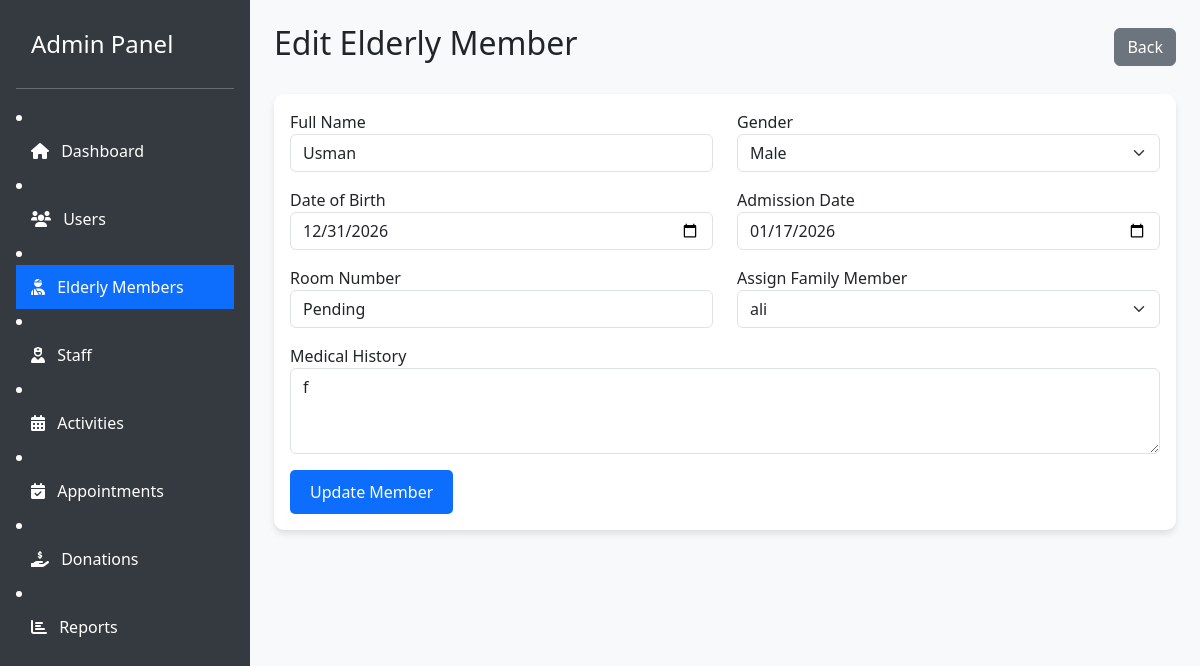
The app's page /admin/edit_elderly.php?id=2 (signed in) with its own data.
### tables this page shows
CREATE TABLE `elderly_members` (
  `id` int(11) NOT NULL,
  `name` varchar(100) NOT NULL,
  `dob` date NOT NULL,
  `gender` enum('Male','Female','Other') NOT NULL,
  `admission_date` date NOT NULL,
  `medical_history` text DEFAULT NULL,
  `emergency_contact` varchar(100) DEFAULT NULL,
  `family_member_id` int(11) DEFAULT NULL,
  `room_no` varchar(20) DEFAULT NULL,
  `created_at` timestamp NOT NULL DEFAULT current_timestamp()
);

### admin/edit_elderly.php (the view, shortened to what this page needs)
<?php
require_once '../config.php';
$id = intval($_GET['id']);
$query = "SELECT * FROM elderly_members WHERE id=$id";
$result = mysqli_query($conn, $query);
$elderly = mysqli_fetch_assoc($result);
?>
<!DOCTYPE html>
<html lang="en">
<head>
    <link href="https://cdn.jsdelivr.net/npm/bootstrap@5.3.0/dist/css/bootstrap.min.css" rel="stylesheet">
    <link rel="stylesheet" href="../assets/css/style.css">
    <link href="https://cdnjs.cloudflare.com/ajax/libs/font-awesome/6.0.0/css/all.min.css" rel="stylesheet">
</head>
<body>
<div class="d-flex">
    <div class="sidebar d-flex flex-column flex-shrink-0 p-3 text-white" style="width: 250px;">
        <a href="dashboard.php" class="d-flex align-items-center mb-3 mb-md-0 me-md-auto text-white text-decoration-none">
            <span class="fs-4">Admin Panel</span>
        </a>
        <hr>
            <li><a href="dashboard.php" class="nav-link text-white"><i class="fas fa-home me-2"></i> Dashboard</a></li>
            <li><a href="manage_users.php" class="nav-link text-white"><i class="fas fa-users me-2"></i> Users</a></li>
            <li><a href="manage_elderly.php" class="nav-link active"><i class="fas fa-user-injured me-2"></i> Elderly Members</a></li>
            <li><a href="manage_staff.php" class="nav-link text-white"><i class="fas fa-user-nurse me-2"></i> Staff</a></li>
            <li><a href="manage_activities.php" class="nav-link text-white"><i class="fas fa-calendar-alt me-2"></i> Activities</a></li>
            <li><a href="manage_appointments.php" class="nav-link text-white"><i class="fas fa-calendar-check me-2"></i> Appointments</a></li>
            <li><a href="manage_donations.php" class="nav-link text-white"><i class="fas fa-hand-holding-usd me-2"></i> Donations</a></li>
             <li><a href="reports.php" class="nav-link text-white"><i class="fas fa-chart-bar me-2"></i> Reports</a></li>
    </div>
    <div class="flex-grow-1 p-4 bg-light">
        <div class="d-flex justify-content-between align-items-center mb-4">
            <h2>Edit Elderly Member</h2>
            <a href="manage_elderly.php" class="btn btn-secondary">Back</a>
        </div>
        <div class="card">
            <div class="card-body">
                <form method="POST">
                    <div class="row">
                        <div class="col-md-6 mb-3">
                            <label>Full Name</label>
                            <input type="text" name="name" class="form-control" value="<?php echo $elderly['name']; ?>" required>
                        </div>
                        <div class="col-md-6 mb-3">
                            <label>Gender</label>
                            <select name="gender" class="form-select">
                                <option <?php if($elderly['gender'] == 'Male') echo 'selected'; ?>>Male</option>
                            </select>
                        </div>
                        <div class="col-md-6 mb-3">
                            <label>Date of Birth</label>
                            <input type="date" name="dob" class="form-control" value="<?php echo $elderly['dob']; ?>" required>
                        </div>
                        <div class="col-md-6 mb-3">
                            <label>Admission Date</label>
                            <input type="date" name="admission_date" class="form-control" value="<?php echo $elderly['admission_date']; ?>" required>
                        </div>
                        <div class="col-md-6 mb-3">
                            <label>Room Number</label>
                            <input type="text" name="room_no" class="form-control" value="<?php echo $elderly['room_no']; ?>" required>
                        </div>
                        <div class="col-md-6 mb-3">
                            <label>Assign Family Member</label>
                            <select name="family_id" class="form-select">
                                <?php
                                $families = mysqli_query($conn, "SELECT id, name FROM users WHERE role='family'");
                                while($f = mysqli_fetch_assoc($families)) {
                                    $selected = ($elderly['family_member_id'] == $f['id']) ? 'selected' : '';
                                    echo "<option value='{$f['id']}' $selected>{$f['name']}</option>";
                                }
                                ?>
                            </select>
                        </div>
                        <div class="col-12 mb-3">
                            <label>Medical History</label>
                            <textarea name="history" class="form-control" rows="3"><?php echo $elderly['medical_history']; ?></textarea>
                        </div>
                    </div>
                    <button type="submit" name="update_elderly" class="btn btn-primary">Update Member</button>
                </form>
            </div>
        </div>
    </div>
</div>
</body>
</html>

### assets/css/style.css (style rules this page uses)
body { min-height: 100vh; display: flex; flex-direction: column; }
.card { border: none; border-radius: 10px; box-shadow: 0 4px 6px rgba(0,0,0,0.1); transition: transform 0.2s; }
.btn-primary { background-color: #0d6efd; border: none; padding: 10px 20px; border-radius: 5px; }
.sidebar { min-height: 100vh; background-color: #343a40; color: white; }
.sidebar a { color: rgba(255,255,255,0.8); text-decoration: none; padding: 10px 15px; display: block; }
.sidebar a:hover, .sidebar a.active { background-color: #0d6efd; color: white; }

### records on screen
elderly_members: name "Usman", gender "Male", dob "12/31/2026", admission_date "01/17/2026", room_no "Pending", history "f"

### other values on screen
form field family_id "ali"
